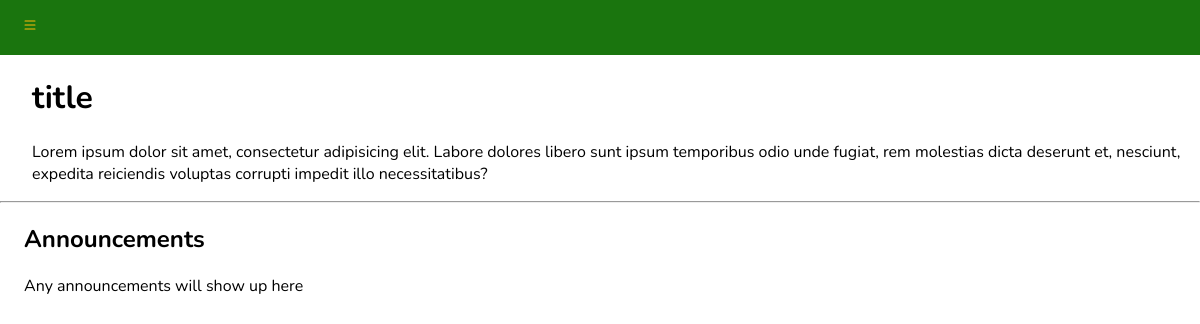
The app's page /student_portal/, older data.
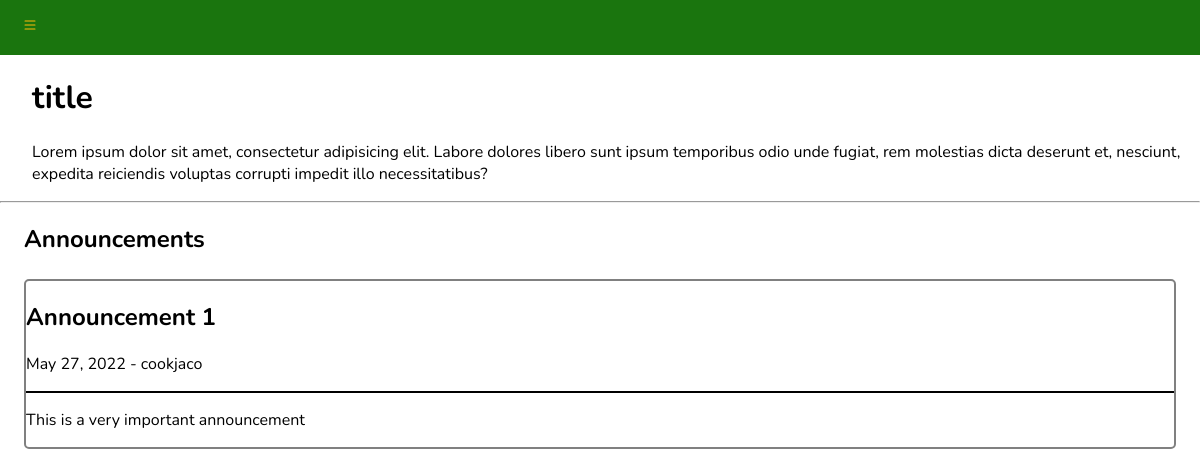
The same page, newer data.
### student_portal/models.py (models this page shows)
class Announcement(models.Model):
  title = models.CharField(max_length=200)
  date = models.DateField(default=timezone.now)
  contents = models.CharField(max_length=2000)
  sender = models.ForeignKey(User, on_delete=models.CASCADE)
  class Meta:
    ordering = ["-date"]

### student_portal/views.py (the view)
# urls.py: path("", views.dashboard, name="dashboard"),
def dashboard(request):
  announcements = Announcement.objects.all()
  return render(request, "student_portal/dashboard.html", {"announcements": announcements})

### student_portal/templates/student_portal/dashboard.html (shortened to what this page needs)
{% extends 'base_2.html' %}
{% block content %}
<div class="flex-container">
  <div id="navbar">
    <div id="sidebar">
      <button onclick="expandNav()" id="menu-toggle">
      </button>
    </div>
  </div>
</div>
<div class="main-content">
    <h1>title</h1>
    <p>Lorem ipsum dolor sit amet, consectetur adipisicing elit. Labore dolores libero sunt ipsum temporibus odio unde fugiat, rem molestias dicta deserunt et, nesciunt, expedita reiciendis voluptas corrupti impedit illo necessitatibus?</p>
  </div>
<hr>
<div class="announcements-block">
  <h2>Announcements</h2>
  {% if not announcements %}
  <p>Any announcements will show up here</p>
  {% else %}
  {% for announcement in announcements %}
  <div class="announcement">
    <div class="announcement-header">
      <h2>{{announcement.title}}</h2>
      <p>{{announcement.date}} - {{announcement.sender}}</p>
    </div>
    <div class="announcement-body">
      <p>{{announcement.contents}}</p>
    </div>
  </div>
  {% endfor %}
  {% endif %}
</div>
{% endblock %}

Row changes from the older to the newer data that the page shows:
added Announcement: title "Announcement 1", date "May 27, 2022", sender "cookjaco", contents "This is a very important announcement"
Text that changed along with them:
text no longer shown: "Any announcements will show up here"
